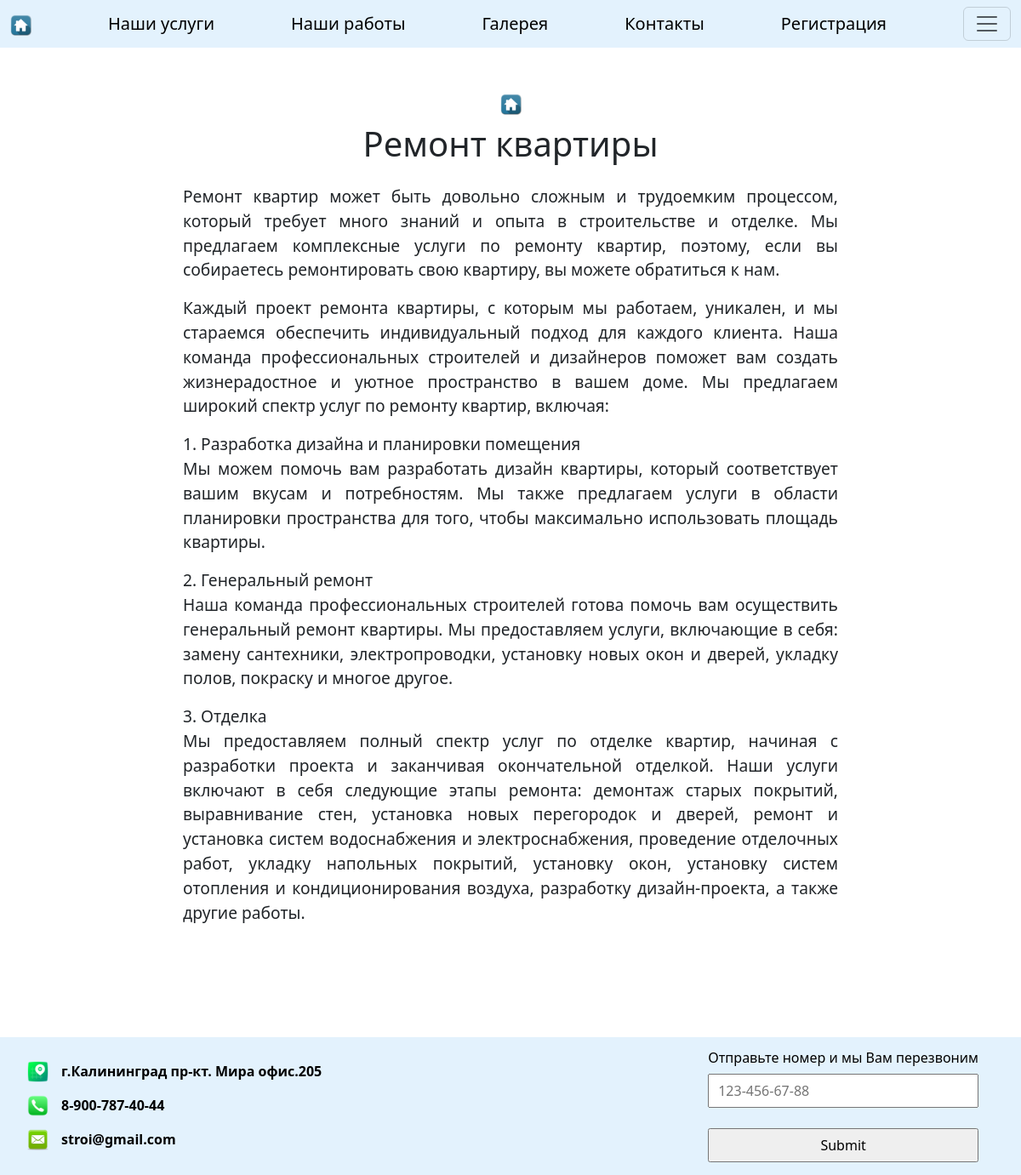
Screenshot of /repair_of_apartments/ with the database file from the repository.
### repair_of_apartments/models.py (models this page shows)
class ApartmentType(models.Model):
    binding = models.ForeignKey(TypeOfServices, on_delete=models.CASCADE, null=True, blank=True)

### main_1/models.py (models this page shows, shortened)
class TypeOfServices(models.Model):  # модель видов предоставляемых услуг на сайте
    title = models.CharField(max_length=250)  # название предоставляемых услуг
    description = models.TextField(max_length=3000)  # описание предоставляемых услуг
    services_image = models.ForeignKey(PhotoOfWorks, on_delete=models.CASCADE, null=True, blank=True)  # связь с
    company = models.ForeignKey(Company, on_delete=models.CASCADE, null=True, blank=True)

class ContactOfOrganization(models.Model):
    address = models.CharField(max_length=1000)
    phone = models.CharField(max_length=50)
    email = models.CharField(max_length=100)

### repair_of_apartments/views.py (the view)
# urls.py: path('repair_of_apartments/', include('repair_of_apartments.urls')),
def repair_of_apartments(request):
    contact_org = ContactOfOrganization.objects.all()
    apartment = Apartments.objects.all()[0:3]
    works = ApartmentType.objects.all()
    context = {
        'apartment': apartment,
        'works': works,
        'contact': contact_org,
    }
    return render(request, 'repair_of_apartments/index.html', context)

### repair_of_apartments/templates/repair_of_apartments/index.html (shortened to what this page needs)
<!DOCTYPE html>
{% load static %}
<html lang="en">
<head>
     <link rel="stylesheet" href="{% static 'css/style.css' %}">
    <link rel="stylesheet" href="{% static 'css/style.scss' %}">
    <link rel="stylesheet" href="https://cdn.jsdelivr.net/npm/bootstrap@5.3.0-alpha3/dist/css/bootstrap.min.css">
</head>
<body>
{% block title %}
<nav class="navbar fixed-top" style='background-color: #e3f2fd'>
  <div class="container-fluid">
   <a class="navbar-brand" href="{% url 'index' %}"><img src="{% static 'images/home.ico' %}" alt="" style="width: 25px; height: 25px"></a>
    <a class="navbar-brand" href="{% url 'main' %}">Наши услуги</a>
    <a class="navbar-brand" href="{% url 'info-objects' %}">Наши работы</a>
    <a class="navbar-brand" href="{% url 'apartment_gallery' %}">Галерея</a>
    <a class="navbar-brand" href="{% url 'contact' %}">Контакты</a>
      {% if user.is_authenticated%}
    <a class="navbar-brand" href="{% url 'personal_account'  user.id %}">Личный кабинет</a>
      {% else %}
    <a class="navbar-brand" href="{% url 'enter' %}">Регистрация</a>
      {% endif %}
    <button class="navbar-toggler" type="button" data-bs-toggle="offcanvas" data-bs-target="#offcanvasDarkNavbar" aria-controls="offcanvasDarkNavbar" aria-label="Toggle navigation">
      <span class="navbar-toggler-icon"></span>
    </button>
  </div>
</nav>
{% endblock %}
{% block content %}
<div class="content">
        <div class="our_works_wrapper">
            <div class="our_works_wrapper_title">
                <a href="{% url 'index' %}"><img class="icon" style="margin-top: 10px"
                                                  src="{% static 'images/home.ico' %}"></a>
                <h1>Ремонт квартиры</h1>
                {% for field in works %}
                <p>{{ field.binding.description|linebreaks }}</p>
                {% endfor %}
            </div>
        </div>
</div>
{% endblock %}
{% block footer %}
<div class="footer">
            {% for fields in contact %}
                <ul class="contact_list">
                    <li class="contact_element">
                        <img src="{% static 'images/address_icon.png' %}" alt=""><p>{{ fields.address }}</p>
                    </li>
                    <li class="contact_element">
                        <img src="{% static 'images/phone_icon.png' %}" alt=""><p>{{ fields.phone }}</p>
                    </li>
                     <li class="contact_element">
                        <img src="{% static 'images/mail_icon.png' %}" alt=""><p>{{ fields.email }}</p>
                    </li>
                </ul>
            {% endfor %}
    <div class="footer_wrap" >
            <form action="{% url 'index' %}" method="post">
            <h6>Отправьте номер и мы Вам перезвоним</h6>
            <input type="tel" id="phone" name="phone" placeholder="123-456-67-88" pattern="[0-9]{3}-[0-9]{3}-[0-9]{2}-[0-9]{2}"
         required><br><br>
            <input type="submit">
                </form>
    </div>
</div>
{% endblock %}
</body>
</html>

### main_1/static/css/style.css (style rules this page uses)
* { box-sizing: border-box; }
html, body { width: 100%; margin: 0 auto; padding: 0; background-size: 100%100%; background-repeat: no-repeat; background-image: url("../images/repair.png"); font-family: 'PT Sans', Arial, Verdana; background-color: #a3e293; }
img.icon { width: 25px; height: 25px; margin-top: -20px; margin-bottom: 10px; }
.footer { width: 100%; height: fit-content; background: #e3f2fd; margin-top: 50px; color: #000; font-weight: bold; display: flex; justify-content: space-between; align-items: center; }
.footer img { height: 25px; width: 25px; }
.footer>ul { padding-top: 15px; }
.footer_wrap { height: 100%; display: flex; flex-direction: row; justify-content: flex-end; margin-right: 50px; padding-top: 15px; padding-bottom: 15px }
input { width: 100%; padding: 6px 10px; box-sizing: border-box; margin-top: 4px; }
.content { display: flex; justify-content: center; align-content: center; margin-top: 50px; }
.our_works_wrapper { width: 800px; height: 100%; display: flex; flex-direction: row; justify-content: space-around; margin-bottom: 50px; background-color: #FFF; margin-top: 50px; }
.our_works_wrapper_title>p { font-size: 120%; font-weight: 500; }
.our_works_wrapper_title { display: flex; flex-direction: column; align-items: center; text-align: justify; margin-left: 15px; margin-right: 15px; }
ul.contact_list>li { padding-top: 5px; padding-bottom: 5px; list-style: none; }
body.open, body:after { overflow: hidden }
* { box-sizing: border-box }
.icon { width: 1em; height: 1em; fill: currentcolor; vertical-align: top; }
.footer>ul { margin-bottom: 0; }
.contact_element { display: flex; }
ul.contact_list>li { padding-top: 0; padding-bottom: 0; }
li.contact_element>p { margin-left: 15px; }

### rows the page displays
ApartmentType: binding.description "Ремонт квартир может быть довольно сложным и трудоемким процессом, который требует много знаний и опыта в строительстве и отделке. Мы предлагаем комплексные услуги по ремонту квартир, поэтому, если вы собираетесь ремонтировать свою квартиру, вы можете обратиться к нам. Каждый проект ремонта квартиры, с которым мы работаем, уникален, и мы стараемся обеспечить индивидуальный подход для каждого клиента. Наша команда профессиональных строителей и дизайнеров поможет вам создать жизнерадостное и уютное пространство в вашем доме. Мы предлагаем широкий спектр услуг по ремонту квартир, включая: 1. Разработка дизайна и планировки помещения Мы можем помочь вам разработать дизайн квартиры, который…"
ContactOfOrganization: address "г.Калининград пр-кт. Мира офис.205", phone "8-900-787-40-44", email "stroi@gmail.com"
